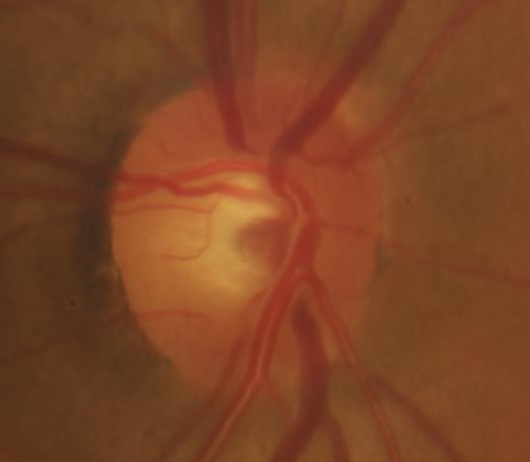
#> input picture data/imagens/RIM-ONE/image/Im001.png, 530 x 462 px; its folder holds only this picture in this run
$ python data.py
#> lines starting #> are read from the running program, lines starting #| are printed output that depends on the picture

import glob
import cv2
import os

path_relative = os.getcwd()

def processar(path_in, separator, path_out,res,ton):

#> called with path_in = 'data/imagens/RIM-ONE/image/Im001.png', separator = '/image/', path_out = 'data/imagens/retina/400/cinza/', res = 400, ton = 'cinza'
    if ton == 'rgb':
        img = cv2.imread(path_in)  # lê
        img = cv2.resize(img, (res, res))  # redimensiona
        nome_img = path_in.split(separator)[1]
        cv2.imwrite(path_out + nome_img, img)  # salva

    if ton == 'cinza':
        img = cv2.imread(path_in,0)  # lê
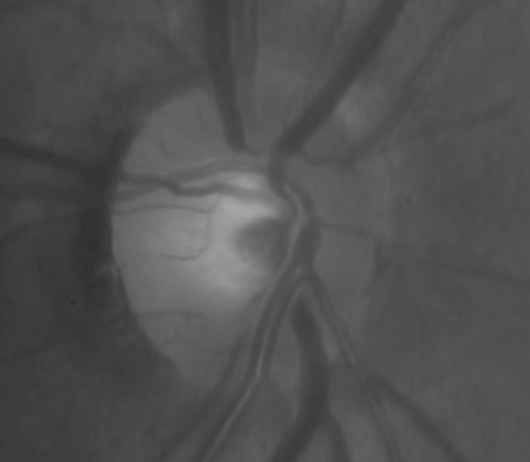
#> img: shape (462, 530); min 46, max 167, mean 81.2
        img = cv2.resize(img, (res, res))  # redimensiona
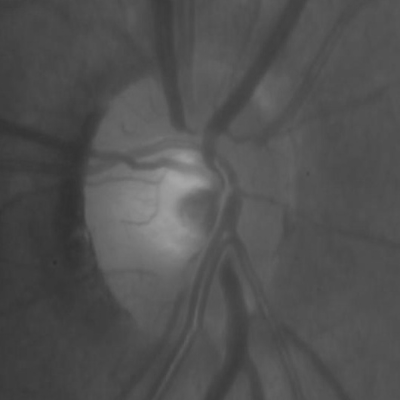
#> img: shape (400, 400); min 47, max 167, mean 81.1
        nome_img = path_in.split(separator)[1]
        cv2.imwrite(path_out + nome_img, img)  # salva


def split_imagens(path, path_mask, separator, separator_mask):
    print('processando mask')
    lista_images = glob.glob(path)

    # images
    for i in lista_images:
        print('IMAGES -> processando image > ', i)
        processar(i, separator, path_relative + '/data/imagens/retina/400/cinza/', 400, 'cinza')
        processar(i, separator, path_relative + '/data/imagens/retina/400/rgb/', 400, 'rgb')
#> call 2 of processar, with path_in = 'data/imagens/RIM-ONE/image/Im001.png', separator = '/image/', path_out = 'data/imagens/retina/400/rgb/', res = 400, ton = 'rgb'
#> in processar, img is the input picture: shape (462, 530, 3); mean B, G, R 37.5, 68.2, 125
#> in processar (call 2), `img = cv2.resize(img, (res, res))`:
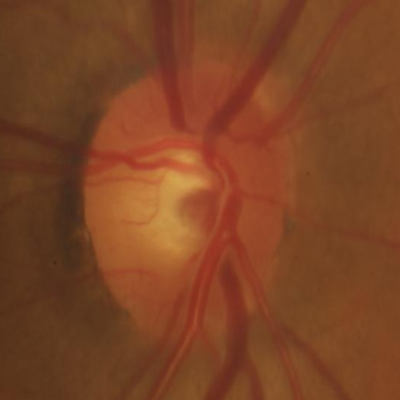
#> img: shape (400, 400, 3); mean B, G, R 37.4, 68.1, 124.9
        processar(i, separator, path_relative + '/data/imagens/retina/800/cinza/', 800, 'cinza')
        processar(i, separator, path_relative + '/data/imagens/retina/800/rgb/', 800, 'rgb')

    # mask
    lista_mask = glob.glob(path_mask)
    for i in lista_mask:
        print('MASK -> processando image > ', i)
        processar(i, separator_mask, path_relative + '/data/imagens/mask/400/', 400, 'cinza')
        processar(i, separator_mask, path_relative + '/data/imagens/mask/800/', 800, 'cinza')


def pre_process_image(path):

    list_images = path

    print("total = ", len(list_images))
    for i in list_images:

        name = i.split('/src/')[1]

        if '-' in name:
            """save in /mask/"""
            name_mask = name.split('-')[0]
            name_mask = name_mask + str('_mask.png')
            cv2.imwrite(path_relative + '/data/imagens/RIM-ONE/mask/' + name_mask, cv2.imread(i))
            print('processada imagem ', name_mask)
        else:
            """save in /image/"""
            name_image = name.split('.')[0]
            name_image = name_image + str('.png')
            cv2.imwrite(path_relative + '/data/imagens/RIM-ONE/image/' + name_image, cv2.imread(i))
            print('processada imagem ', name_image)


if __name__ == '__main__':


    #pre_process_image(glob.glob(path_relative + '/data/imagens/RIM-ONE/src/*.bmp'))

    split_imagens(path='/home/nig/PycharmProjects/Segmentation/data/imagens/RIM-ONE/image/*.png',
                  path_mask='/home/nig/PycharmProjects/Segmentation/data/imagens/RIM-ONE/mask/*.png',
                  separator='/image/',
                  separator_mask='/mask/')

$ run again, on data/imagens/RIM-ONE/image/Im027.png
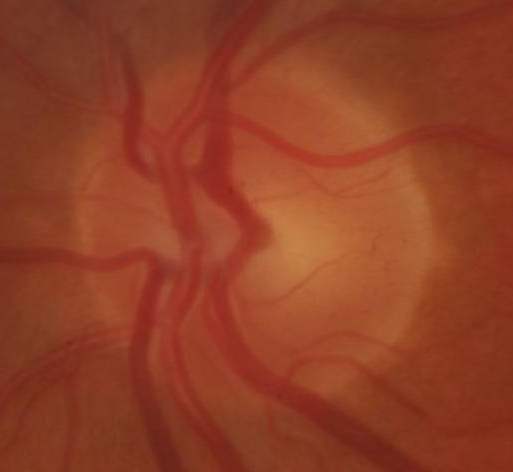
#> input picture data/imagens/RIM-ONE/image/Im027.png, 513 x 472 px
#> in processar, `img = cv2.resize(img, (res, res))`:
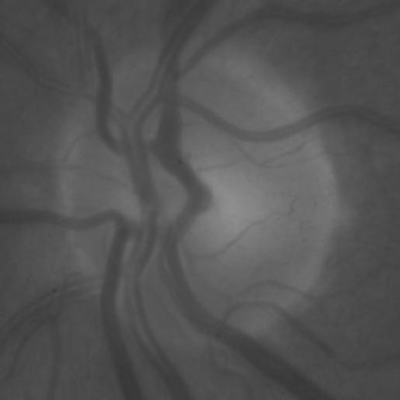
#> img: shape (400, 400); min 55, max 144, mean 84.1
#> in processar, img is the input picture: shape (472, 513, 3); mean B, G, R 38.1, 63.5, 144.1
#> in processar (call 2), `img = cv2.resize(img, (res, res))`:
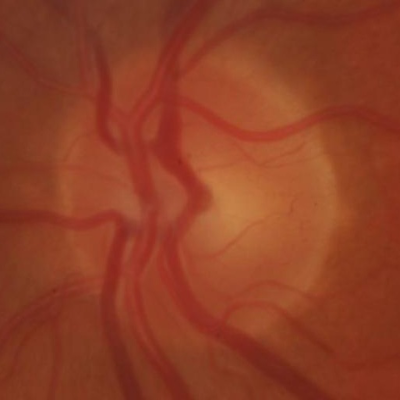
#> img: shape (400, 400, 3); mean B, G, R 38.1, 63.4, 144

$ run again, on data/imagens/RIM-ONE/image/Im028.png
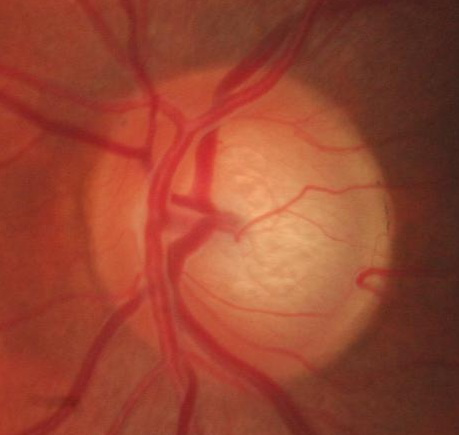
#> input picture data/imagens/RIM-ONE/image/Im028.png, 459 x 435 px
#> in processar, `img = cv2.resize(img, (res, res))`:
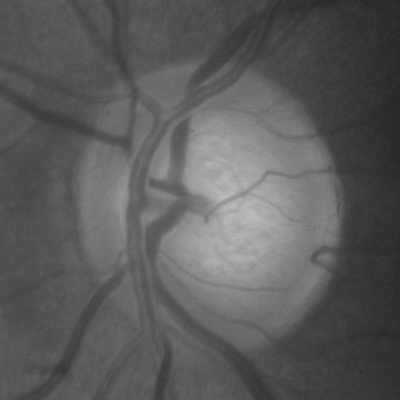
#> img: shape (400, 400); min 39, max 190, mean 91.3
#> in processar, img is the input picture: shape (435, 459, 3); mean B, G, R 48.7, 69.6, 152.2
#> in processar (call 2), `img = cv2.resize(img, (res, res))`:
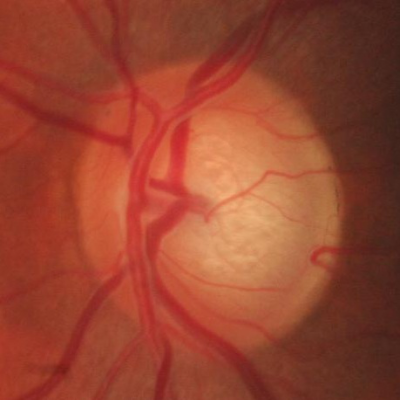
#> img: shape (400, 400, 3); mean B, G, R 48.5, 69.5, 152.1

$ run again, on data/imagens/RIM-ONE/image/Im029.png
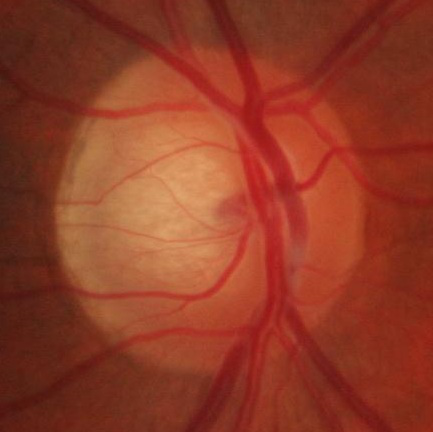
#> input picture data/imagens/RIM-ONE/image/Im029.png, 433 x 432 px
#> in processar, `img = cv2.imread(path_in,0)`:
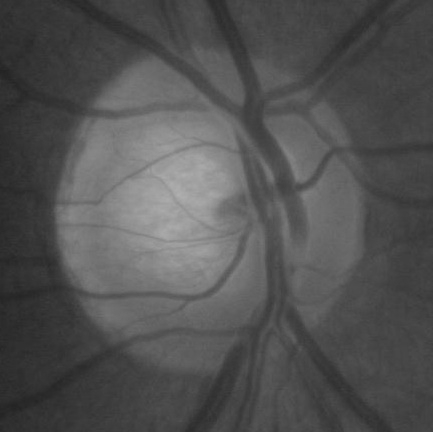
#> img: shape (432, 433); min 35, max 176, mean 82.3
#> in processar, img is the input picture: shape (432, 433, 3); mean B, G, R 38.7, 60, 144.3

$ run again, on data/imagens/RIM-ONE/image/Im022.png
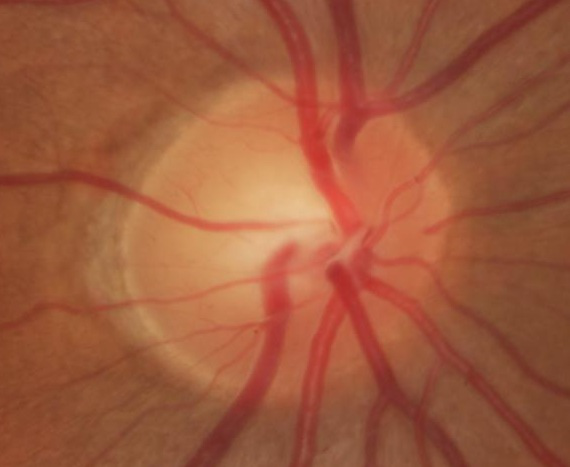
#> input picture data/imagens/RIM-ONE/image/Im022.png, 570 x 467 px
#> in processar, `img = cv2.resize(img, (res, res))`:
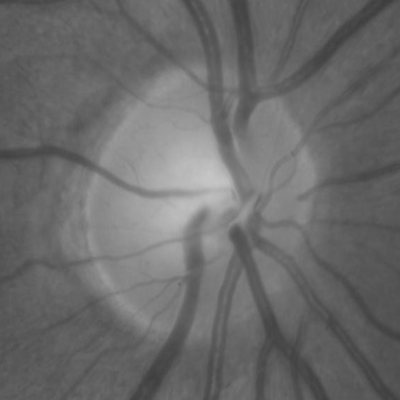
#> img: shape (400, 400); min 61, max 198, mean 106.9
#> in processar, img is the input picture: shape (467, 570, 3); mean B, G, R 60.7, 90.5, 158.8
#> in processar (call 2), `img = cv2.resize(img, (res, res))`:
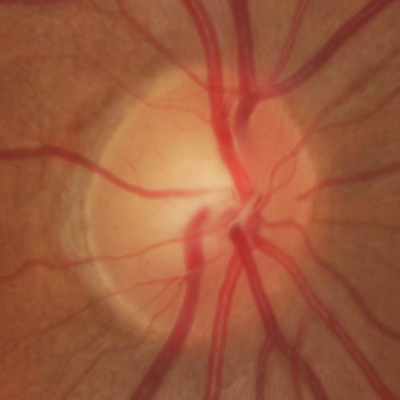
#> img: shape (400, 400, 3); mean B, G, R 60.6, 90.3, 158.7
